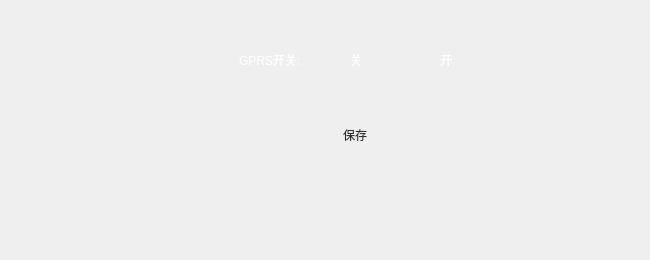
   <widget class="QWidget" name="tab_15">
    <attribute name="title">
     <string>GPRS开关</string>
    </attribute>
    <widget class="QGroupBox" name="groupBox">
     <property name="geometry">
      <rect>
       <x>100</x>
       <y>20</y>
       <width>541</width>
       <height>231</height>
      </rect>
     </property>
     <property name="styleSheet">
      <string notr="true">QGroupBox#groupBox{border:none;}
</string>
     </property>
     <property name="title">
      <string/>
     </property>
     <widget class="QLabel" name="label_27">
      <property name="geometry">
       <rect>
        <x>250</x>
        <y>30</y>
        <width>21</width>
        <height>20</height>
       </rect>
      </property>
      <property name="styleSheet">
       <string notr="true">color: rgb(255, 255, 255);
font: 500 13pt &quot;Ubuntu&quot;;</string>
      </property>
      <property name="text">
       <string>关</string>
      </property>
     </widget>
     <widget class="QLabel" name="label_GPRSSwitch">
      <property name="geometry">
       <rect>
        <x>139</x>
        <y>30</y>
        <width>91</width>
        <height>20</height>
       </rect>
      </property>
      <property name="styleSheet">
       <string notr="true">color: rgb(255, 255, 255);
font: 500 13pt &quot;Ubuntu&quot;;</string>
      </property>
      <property name="text">
       <string>GPRS开关:</string>
      </property>
     </widget>
     <widget class="QLabel" name="label_28">
      <property name="geometry">
       <rect>
        <x>340</x>
        <y>30</y>
        <width>21</width>
        <height>20</height>
       </rect>
      </property>
      <property name="styleSheet">
       <string notr="true">color: rgb(255, 255, 255);
font: 500 13pt &quot;Ubuntu&quot;;</string>
      </property>
      <property name="text">
       <string>开</string>
      </property>
     </widget>
     <widget class="QPushButton" name="pushButton_gprs_open">
      <property name="geometry">
       <rect>
        <x>280</x>
        <y>20</y>
        <width>50</width>
        <height>50</height>
       </rect>
      </property>
      <property name="focusPolicy">
       <enum>Qt::NoFocus</enum>
      </property>
      <property name="styleSheet">
       <string notr="true">background-image: url(:/images/switch_on.gif);border:none;</string>
      </property>
      <property name="text">
       <string/>
      </property>
     </widget>
     <widget class="QPushButton" name="pushButton_submit3">
      <property name="geometry">
       <rect>
        <x>180</x>
        <y>90</y>
        <width>150</width>
        <height>50</height>
       </rect>
      </property>
      <property name="focusPolicy">
       <enum>Qt::NoFocus</enum>
      </property>
      <property name="styleSheet">
       <string notr="true">QPushButton{border:none;background-image: url(:/images/btnBg.gif);font: 400 14pt &quot;Ubuntu&quot;;color: rgb(46, 52, 54);} 
QPushButton:pressed{border:none;background-image: url(:/images/btnBg_down.gif);} </string>
      </property>
      <property name="text">
       <string>保存</string>
      </property>
     </widget>
     <widget class="QPushButton" name="pushButton_gprs_close">
      <property name="geometry">
       <rect>
        <x>280</x>
        <y>20</y>
        <width>50</width>
        <height>50</height>
       </rect>
      </property>
      <property name="focusPolicy">
       <enum>Qt::NoFocus</enum>
      </property>
      <property name="styleSheet">
       <string notr="true">background-image: url(:/images/switch_off.gif);border:none;</string>
      </property>
      <property name="text">
       <string/>
      </property>
     </widget>
    </widget>
   </widget>
